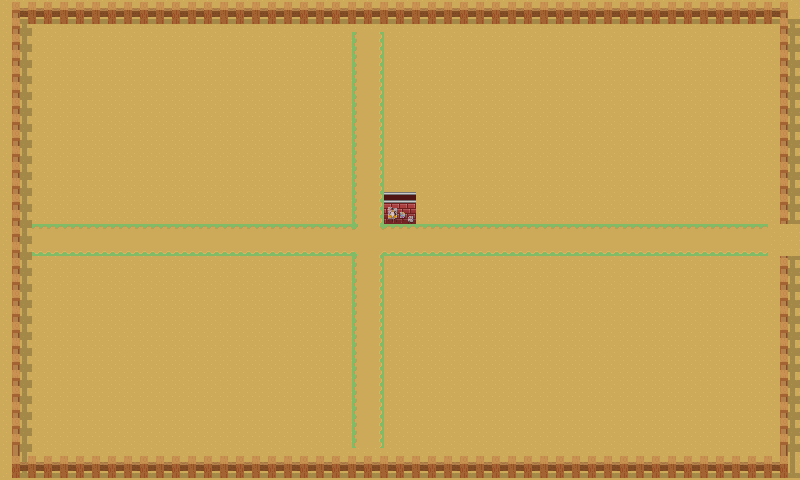

Tiled map render using the project's own tile images. Description and the map definition, with tile-layer contents summarised, below:
An orthogonal 25x15 tile map with 32x32 px tiles, 2 tile layers (Calque 2, Calque de Tile 1).

<map version="1.0" orientation="orthogonal" renderorder="left-up" width="25" height="15" tilewidth="32" tileheight="32">
 <tileset firstgid="1" name="mytileset" tilewidth="32" tileheight="32">
  <image source="mytileset.png" width="480" height="1216" />
 </tileset>
 <layer name="Calque 2" width="25" height="15">
  <data>[375 cells, 374 non-empty, 1 distinct tile ids]</data>
 </layer>
 <layer name="Calque de Tile 1" width="25" height="15">
  <data>[375 cells, 112 non-empty, 13 distinct tile ids]</data>
 </layer>
</map>
